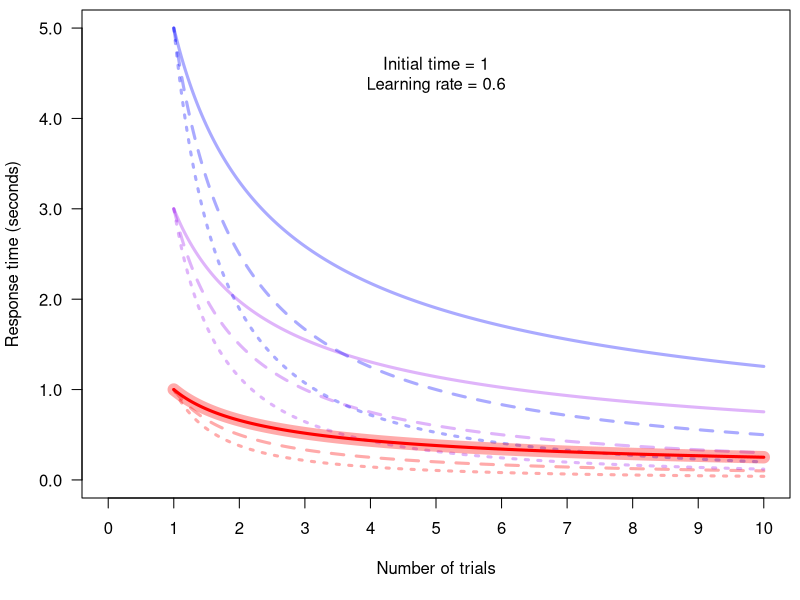
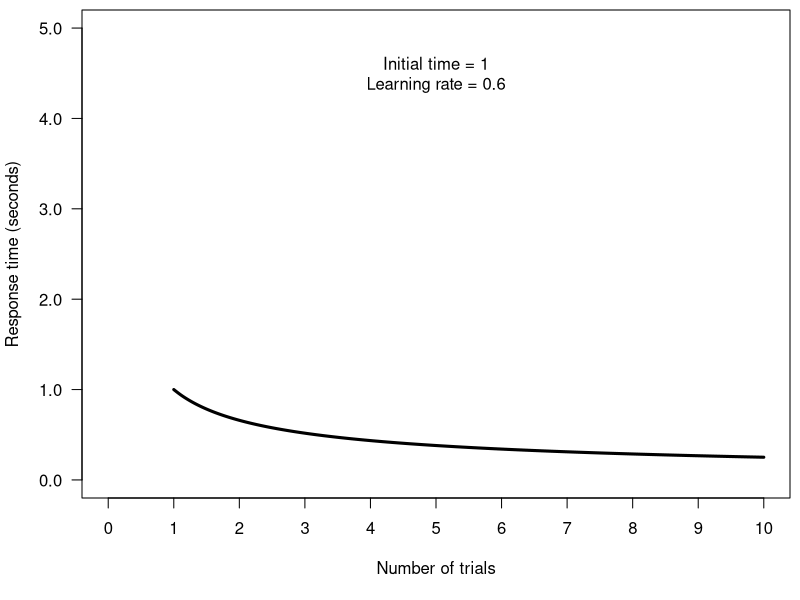
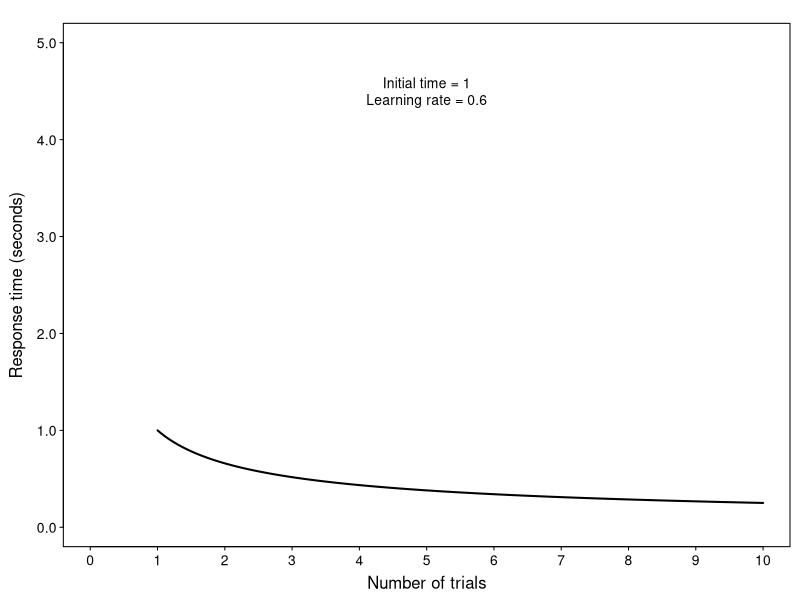
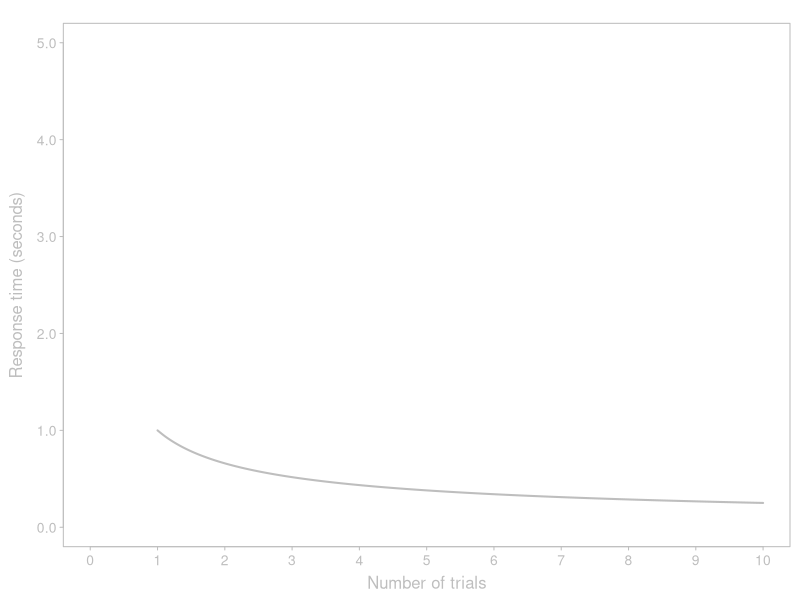
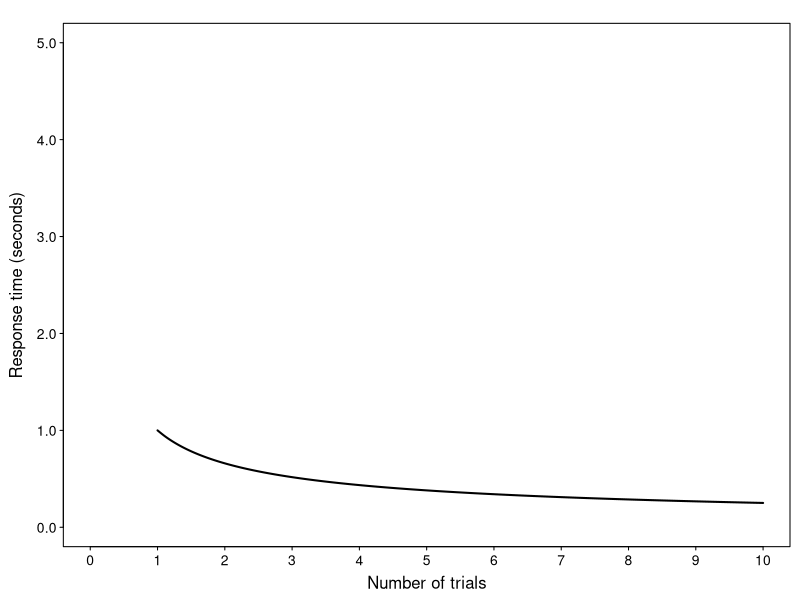
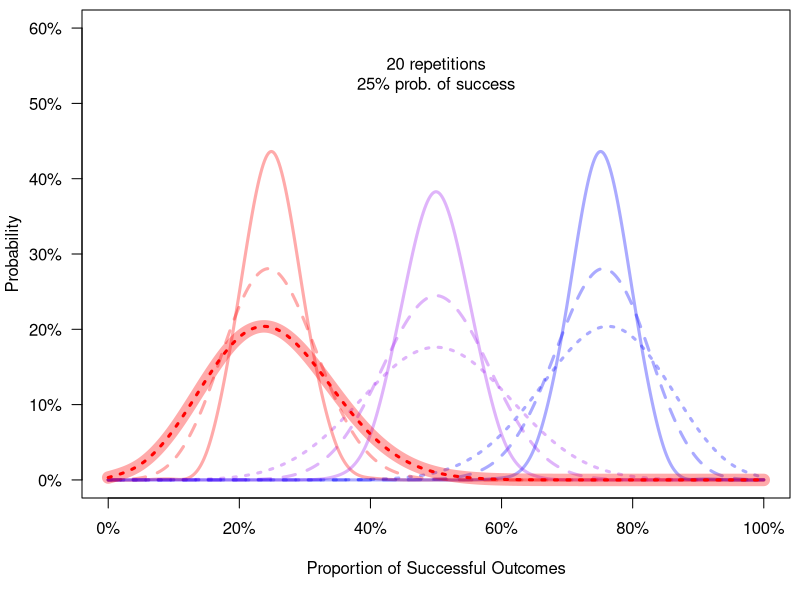
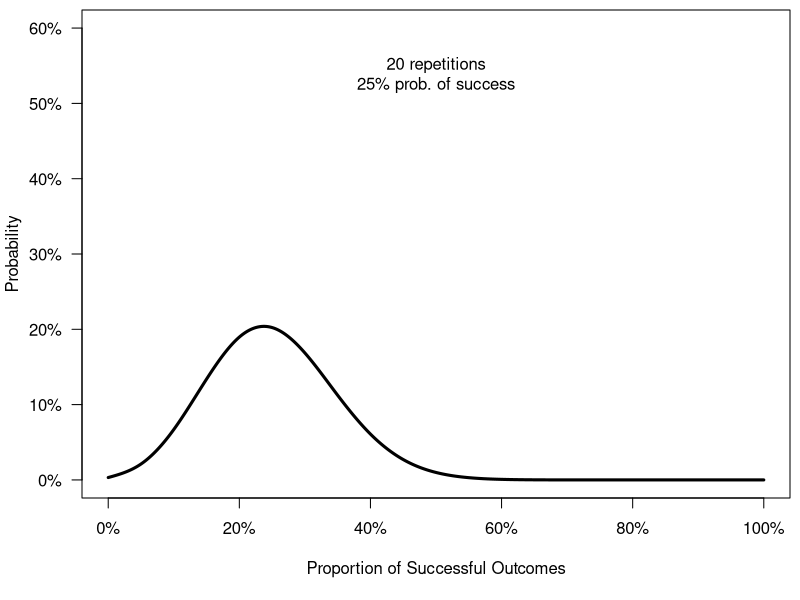
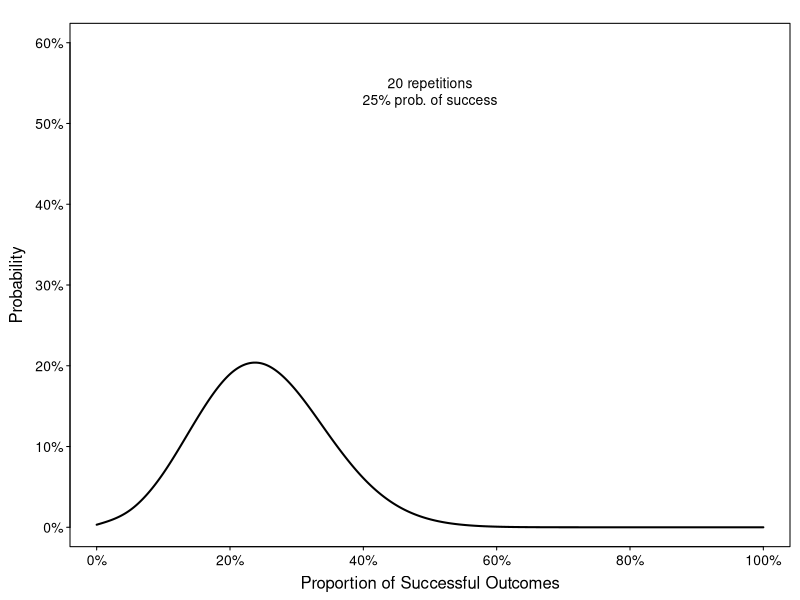

Source code (R) for these figures, in order: (Note: this script raises an error after producing the figures.)
library( Cairo )

getDistributionData = function( func, param1, param2 ) {
    if ( func=="power law" ) {
        x       = seq( 1, 10, 0.1 )
        B       = param1
        a       = param2
        y       = B*(x^((-1)*a))    
    } else if ( func=="binomial" ) {
        if ( param1==20 ) {
            y   = dbinom( seq(0,20,1), 20, param2 )
        } else if ( param1==40 ) {
            y   = dbinom(0,40,param2) + 0.5*dbinom(1,40,param2)
            for ( x in seq(2,38,2) ) {
                y = c( y, dbinom(x,40,param2) + 0.5*(dbinom(x-1,40,param2)+dbinom(x+1,40,param2)) )
            }
            y   = c( y, dbinom(40,40,param2) + 0.5*dbinom(38,40,param2) )
        } else if ( param1==100 ) {
            y   = pbinom( 2, 100, param2 )
            for ( x in seq(5,95,5) ) {
                y = c( y, pbinom( x+2, 100, param2 ) - pbinom( x-3, 100, param2 ) )
            }
            y   = c( y, 1.0 - pbinom( 97, 100, param2 ) )
        }    
        x       = seq( 0.00, 1.00, .05)
    }
    return ( data.frame( x=x, y=y ) )
}

plotSingleGraph = function( type, transparent, idxs=FALSE, first=FALSE, x, y, xlim, ylim, xticks, yticks, xlab, ylab, label=FALSE ) {
    # p = par( no.readonly = TRUE )

    plotBaseGraph = function( xlim, ylim, xticks, yticks, xlab, ylab, size="large", color="black" ) {
        xs = c(2,3.5,2.5) # tick area, tick label area, axis label area
        if ( xlim[2]<=1 ) {
            ys = c(1,6.0,3.5) # tick area, tick label area, axis label area
        } else { 
            ys = c(1,5.0,3.5) # tick area, tick label area, axis label area
        }
        if ( size=="small" ) {
            par( las=1, cex=1/3, mar=c(sum(xs),sum(ys),3.5,1.5), oma=c(0,0,0,0) )        
        } else {
            par( las=1, cex=1, mar=c(5.1,4.1,0.5,0.5), oma=c(0,0,0,0) )
        }
        
        # create plot frame
        plot( 0, 0, col=rgb(0,0,0,0), xlim=xlim, ylim=ylim, axes=FALSE, xlab="", ylab="", frame.plot=TRUE, fg=color )
        
        # add x-axis
        if ( size=="small" ) {
            cex = 3
            cex.axis = 2.5
            # mgp = c(5.5,2.5,0)
            # mgp = c(6,2.5,0)
            mgp = c(xs[1]+xs[2],xs[1],0)
        } else { 
            cex = 1
            cex.axis = 1
            mgp = c(3,1,0)
        }
        # r = pretty( xlim )
        r = xticks
        if ( max(r)<=1 ) { l = paste(r*100,"%",sep="") } else { l = r }
        axis( side=1, cex.axis=cex.axis, mgp=mgp, at=r, lab=l, col=color, col.axis=color )
        title( xlab=xlab, cex.lab=cex, mgp=mgp, col.lab=color )

        # add y-axis
        if ( size=="small" ) {
            # mgp = c(5,2,0)
            # mgp = c(6,1,0)
            mgp = c(ys[1]+ys[2],ys[1],0)
        }
        # r = pretty( ylim )
        r = yticks
        if ( max(r)<=1 ) { l = paste(r*100,"%",sep="") } else { l = paste(r,".0",sep="") }
        axis( side=2, cex.axis=cex.axis, mgp=mgp, at=r, lab=l, col=color, col.axis=color )
        title( ylab=ylab, cex.lab=cex, mgp=mgp, col.lab=color )
    }
    
    if ( type=="superimposed" ) {

        if ( transparent ) {
            a    = 0.333
            glow = FALSE
        } else {
            a    = 1.0
            glow = TRUE
        }
        if ( idxs[1]==0 ) {         # red
            linec = rgb( 1, 0, 0, alpha=a )
            glowc = rgb( 1, 0, 0, alpha=0.333 )
        } else if ( idxs[1]==1 ) {  # purple
            linec = rgb( 160/255, 32/255, 240/255, alpha=a )
            glowc = rgb( 160/255, 32/255, 240/255, alpha=0.333 )
        } else if ( idxs[1]==2 ) {  # blue
            linec = rgb( 0, 0, 1, alpha=a )
            glowc = rgb( 0, 0, 1, alpha=0.333 )
        }
        lty = c( 1, 2, 3 )[ idxs[2] + 1 ]
        if ( first ) {              # plot not called yet
            plotBaseGraph( xlim, ylim, xticks, yticks, xlab, ylab ) 
        }
        lines(spline(x,y, method='n', n=500), lwd=3, col=linec, lty=lty)
        if ( glow ) {
            lines(spline(x,y, method='n', n=500), lwd=12, col=glowc, lty=1)
        }
        if ( label!=FALSE ) {
            # text(5,3,labels=c(label))
            text(0.5*xlim[2],0.9*ylim[2],labels=c(label))
        }
    } else if ( type=="separated_large" ) {
        plotBaseGraph( xlim, ylim, xticks, yticks, xlab, ylab ) 
        lines(spline(x,y, method='n', n=500), lwd=3, col="black")
        if ( label!=FALSE ) {
            # text(5,3,labels=c(label))
            text(0.5*xlim[2],0.9*ylim[2],labels=c(label))
        }
    } else if ( type=="separated_small_solid" | type=="separated_small_transparent" | type=="separated_small_unlabeled" ) {
        if ( transparent ) { c="gray" } else { c="black" }
        plotBaseGraph( xlim, ylim, xticks, yticks, xlab, ylab, "small", c )
        lines(spline(x,y, method='n', n=500), lwd=2, col=c)
        if ( label!=FALSE ) {
            # text(7,3.5,cex=3,labels=c(label))
            text(0.5*xlim[2],0.9*ylim[2],cex=2.5,labels=c(label))
        }
    } else if ( type=="example" ) {
        plotBaseGraph( xlim, ylim, xticks, yticks, xlab, ylab, "small", "black" )
        points( x, y )
        lines(spline(x,y, method='n', n=500), lwd=2 )
    }
    
    # par( p )
}

createGraph = function( func, fn, type, idxs ) {
    # determine width and height of plot and open graphics device
    if ( type=="superimposed" | type=="separated_large" ) {
        w = 800
        h = 510
    } else if ( type=="separated_small_solid" | type=="separated_small_transparent" | type=="separated_small_unlabeled" ) {
        w = 266
        h = 170
    }
    # png( fn, width=w, height=h )
    CairoPNG( fn, width=w, height=h )
    # generate graph params shared by all types
    if ( func == "power law" ) {
        B       = c(1,3,5)[ idxs[1] + 1 ]
        a       = c(0.6,1.0,1.4)[ idxs[2] + 1 ]
        d       = getDistributionData( "power law", B, a )
        xlim    = c(0,10)
        ylim    = c(0,5)
        xticks  = seq(0,10,1)
        yticks  = seq(0,5,1)
        xlab    = "Number of trials"
        ylab    = "Response time (seconds)"
        l       = paste( "Initial time = ", B, "\nLearning rate = ", a, sep="" )
    } else if ( func == "binomial" ) {
        N       = c(20,40,100)[ idxs[1] + 1 ]
        p       = c(.25,.50,.75)[ idxs[2] + 1 ]
        d       = getDistributionData( "binomial", N, p )
        xlim    = c(0,1)
        ylim    = c(0,.6)
        xticks  = seq(0,1,0.2)
        yticks  = seq(0,.6,0.1)
        xlab    = "Proportion of Successful Outcomes"
        ylab    = "Probability"
        l       = paste( N, " repetitions\n", p*100, "% prob. of success", sep="" )
    }
    x   = d$x
    y   = d$y
    # plot graph according to type
    if ( type=="superimposed" ) {
        first = TRUE
        # first, plot all other graphs besides the one specified
        for ( rowIdx in c(0,1,2) ) {
            for ( colIdx in c(0,1,2) ) {
                if ( (rowIdx!=idxs[1]) | (colIdx!=idxs[2]) ) {
                    if ( func=="power law" ) {
                        y_temp = getDistributionData( "power law", c(1,3,5)[ rowIdx + 1 ], c(0.6,1.0,1.4)[ colIdx + 1 ] )$y
                        idxs_temp = c(rowIdx,colIdx)
                    } else if ( func=="binomial" ) {
                        y_temp = getDistributionData( "binomial", c(20,40,100)[ rowIdx + 1 ], c(.25,.50,.75)[ colIdx + 1 ] )$y
                        idxs_temp = c(colIdx,(2-rowIdx)%%3)
                    }
                    plotSingleGraph( type, TRUE, idxs_temp, first, x=x, y=y_temp, xlim=xlim, ylim=ylim, xticks=xticks, yticks=yticks, xlab=xlab, ylab=ylab )
                    first = FALSE
                }
            }
        }
        # last, plot the specified graph so it will be in the foreground
        if ( func=="power law" ) {
            idxs_temp = c(idxs[1],idxs[2])
        } else if ( func=="binomial" ) {
            idxs_temp = c(idxs[2],(2-idxs[1])%%3)
        }
        plotSingleGraph( type, FALSE, idxs_temp, FALSE, x=x, y=y, xlim=xlim, ylim=ylim, xticks=xticks, yticks=yticks, xlab=xlab, ylab=ylab, label=l )
    } else {
        if ( type=="separated_small_transparent" ) {
            trans = TRUE
            l     = FALSE
        } else if ( type=="separated_small_unlabeled" ) {
            trans = FALSE
            l     = FALSE
        } else {
            trans = FALSE
        }
        plotSingleGraph( type, transparent=trans, x=x, y=y, xlim=xlim, ylim=ylim, xticks=xticks, yticks=yticks, xlab=xlab, ylab=ylab, label=l )
    }
    # close graphics device
    dev.off()
}

createPowerGraph = function( fn, type, idxs ) {
    createGraph( "power law", fn, type, idxs )
}

createBinomialGraph = function( fn, type, idxs ) {
    createGraph( "binomial", fn, type, idxs )
}

for ( rowIdx in c(0,1,2) ) {
    for ( colIdx in c(0,1,2) ) {
        idxs = c( rowIdx, colIdx )
        createPowerGraph( paste( "power_together_", rowIdx, colIdx, ".png", sep="" ), "superimposed", idxs )
        createPowerGraph( paste( "power_solid_full_", rowIdx, colIdx, ".png", sep="" ), "separated_large", idxs )
        createPowerGraph( paste( "power_solid_", rowIdx, colIdx, ".png", sep="" ), "separated_small_solid", idxs )
        createPowerGraph( paste( "power_transparent_", rowIdx, colIdx, ".png", sep="" ), "separated_small_transparent", idxs )
        createPowerGraph( paste( "power_unlabeled_", rowIdx, colIdx, ".png", sep="" ), "separated_small_unlabeled", idxs )
        createBinomialGraph( paste( "binomial_together_", rowIdx, colIdx, ".png", sep="" ), "superimposed", idxs )
        createBinomialGraph( paste( "binomial_solid_full_", rowIdx, colIdx, ".png", sep="" ), "separated_large", idxs )
        createBinomialGraph( paste( "binomial_solid_", rowIdx, colIdx, ".png", sep="" ), "separated_small_solid", idxs )
        createBinomialGraph( paste( "binomial_transparent_", rowIdx, colIdx, ".png", sep="" ), "separated_small_transparent", idxs )
        createBinomialGraph( paste( "binomial_unlabeled_", rowIdx, colIdx, ".png", sep="" ), "separated_small_unlabeled", idxs )
    }
}


# training examples for binomial

# decided to keep the ones I'd done in Excel

# xlim = c(0,1); ylim = c(0,.6)
# xticks = seq(0,1,0.2); yticks = seq(0,.6,0.1)
# xlab = "Proportion of successful outcomes"; ylab = "Probability"

# N       = c(20,40,100)[ idxs[1] + 1 ]
# p       = c(.25,.50,.75)[ idxs[2] + 1 ]
# d       = getDistributionData( "binomial", N, p )


# training examples for power law

w = 266; h = 170;
xlim = c(0,10); ylim = c(0,5)
xticks = seq(0,10,1); yticks  = seq(0,5,1)
xlab = "Number of whacks"; ylab = "Time in seconds"
pl = Vectorize( function( B, a, x ) { return( B*(x^((-1)*a)) ) }, c( "x" ) )

CairoPNG( "power_example_1.png", width=w, height=h )
x = c(1,2); B = 3; a = 1; y = pl(B=B,a=a,x=x)
plotSingleGraph( "example", transparent=FALSE, x=x, y=y, xlim=xlim, ylim=ylim, xticks=xticks, yticks=yticks, xlab=xlab, ylab=ylab )
dev.off()

CairoPNG( "power_example_2.png", width=w, height=h )
x = seq(1,8,1); y = pl(B=B,a=a,x=x)
plotSingleGraph( "example", transparent=FALSE, x=x, y=y, xlim=xlim, ylim=ylim, xticks=xticks, yticks=yticks, xlab=xlab, ylab=ylab )
dev.off()

CairoPNG( "power_example_3.png", width=w, height=h )
B = 5; y = pl(B=B,a=a,x=x)
plotSingleGraph( "example", transparent=FALSE, x=x, y=y, xlim=xlim, ylim=ylim, xticks=xticks, yticks=yticks, xlab=xlab, ylab=ylab )
dev.off()

CairoPNG( "power_example_4.png", width=w, height=h )
a = 1.4; y = pl(B=B,a=a,x=x)
plotSingleGraph( "example", transparent=FALSE, x=x, y=y, xlim=xlim, ylim=ylim, xticks=xticks, yticks=yticks, xlab=xlab, ylab=ylab )
dev.off()

CairoPNG( "power_example_5.png", width=w, height=h )
x = seq(1,10,.1); B = 3; a = 1.0; y = pl(B=B,a=a,x=x); xlab = "Number of trials"; ylab = "Response time (seconds)";
plotSingleGraph( "separated_small_unlabeled", transparent=FALSE, x=x, y=y, xlim=xlim, ylim=ylim, xticks=xticks, yticks=yticks, xlab=xlab, ylab=ylab )
dev.off()

CairoPNG( "power_example_6.png", width=w, height=h )
B = 5; a = 1.4; y = pl(B=B,a=a,x=x)
plotSingleGraph( "separated_small_unlabeled", transparent=FALSE, x=x, y=y, xlim=xlim, ylim=ylim, xticks=xticks, yticks=yticks, xlab=xlab, ylab=ylab )
dev.off()
